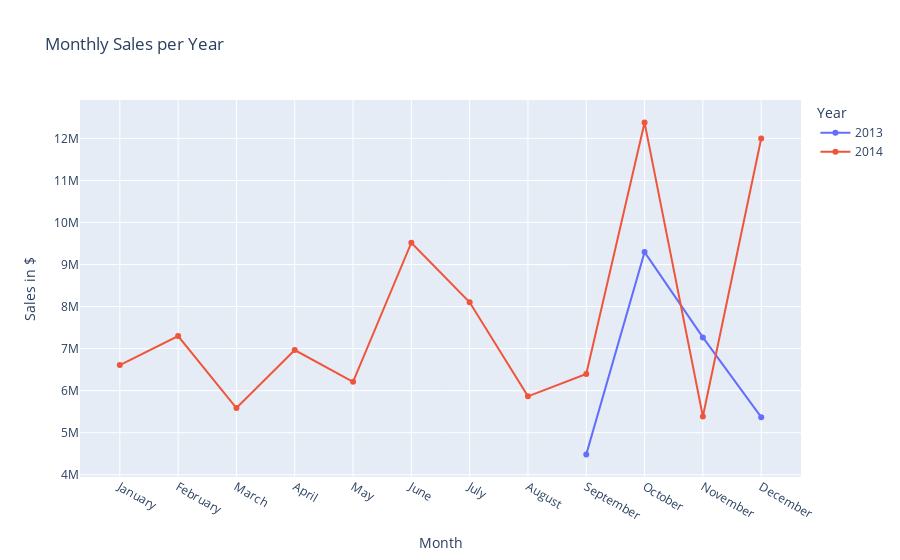

The cell this chart's notebook holds for it:
### Code cell
# Grouping by Year and Month_Name, sum Sales
df_monthly_sales = df.groupby(['Year', 'Month_Name'])['Sales'].sum().reset_index()

# Ensuring that Month_Name is ordered correctly
df_monthly_sales['Month_Name'] = pd.Categorical(df_monthly_sales['Month_Name'], categories=month_order, ordered=True)
df_monthly_sales = df_monthly_sales.sort_values(['Year', 'Month_Name'])

# Pivot for plotting
monthly_sales_pivot = df_monthly_sales.pivot(index='Month_Name', columns='Year', values='Sales')

fig = go.Figure()
for year in years:
    fig.add_trace(go.Scatter(
        x=monthly_sales_pivot.index,
        y=monthly_sales_pivot[year],
        mode='lines+markers',
        name=str(year)
    ))

fig.update_layout(
    title='Monthly Sales per Year',
    xaxis_title='Month',
    yaxis_title='Sales in $',
    legend_title='Year'
)
fig.show()

### Figure 1 — Plotly figure (JSON) as saved in the notebook; plotly's stock layout.template omitted (floating-point values rounded to 4 significant figures)
{"data": [{"mode": "lines+markers", "name": "2013", "type": "scatter", "x": ["January", "February", "March", "April", "May", "June", "July", "August", "September", "October", "November", "December"], "y": [NaN, NaN, NaN, NaN, NaN, NaN, NaN, NaN, 4484000.0, 9296000.0, 7267000.0, 5368000.0]}, {"mode": "lines+markers", "name": "2014", "type": "scatter", "x": ["January", "February", "March", "April", "May", "June", "July", "August", "September", "October", "November", "December"], "y": [6608000.0, 7298000.0, 5587000.0, 6965000.0, 6210000.0, 9519000.0, 8103000.0, 5865000.0, 6399000.0, 12380000.0, 5384000.0, 12000000.0]}], "layout": {"legend": {"title": {"text": "Year"}}, "title": {"text": "Monthly Sales per Year"}, "xaxis": {"title": {"text": "Month"}}, "yaxis": {"title": {"text": "Sales in $"}}}}
